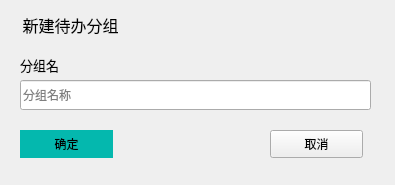
<?xml version="1.0" encoding="UTF-8"?>
<ui version="4.0">
 <class>KNewGroupDialogClass</class>
 <widget class="QMainWindow" name="KNewGroupDialogClass">
  <property name="geometry">
   <rect>
    <x>0</x>
    <y>0</y>
    <width>395</width>
    <height>185</height>
   </rect>
  </property>
  <property name="minimumSize">
   <size>
    <width>395</width>
    <height>185</height>
   </size>
  </property>
  <property name="maximumSize">
   <size>
    <width>395</width>
    <height>185</height>
   </size>
  </property>
  <property name="windowTitle">
   <string>KNewGroupDialog</string>
  </property>
  <widget class="QWidget" name="centralWidget">
   <widget class="QLabel" name="label">
    <property name="geometry">
     <rect>
      <x>0</x>
      <y>0</y>
      <width>141</width>
      <height>51</height>
     </rect>
    </property>
    <property name="font">
     <font>
      <family>Microsoft YaHei</family>
      <pointsize>12</pointsize>
     </font>
    </property>
    <property name="styleSheet">
     <string notr="true">font-family: &quot;Microsoft YaHei&quot;;</string>
    </property>
    <property name="text">
     <string>&lt;html&gt;&lt;head/&gt;&lt;body&gt;&lt;p&gt;新建待办分组&lt;/p&gt;&lt;/body&gt;&lt;/html&gt;</string>
    </property>
    <property name="alignment">
     <set>Qt::AlignCenter</set>
    </property>
   </widget>
   <widget class="QLabel" name="label_2">
    <property name="geometry">
     <rect>
      <x>20</x>
      <y>50</y>
      <width>120</width>
      <height>30</height>
     </rect>
    </property>
    <property name="font">
     <font>
      <family>Microsoft YaHei</family>
      <pointsize>10</pointsize>
     </font>
    </property>
    <property name="styleSheet">
     <string notr="true">font-family: &quot;Microsoft YaHei&quot;;</string>
    </property>
    <property name="text">
     <string>&lt;html&gt;&lt;head/&gt;&lt;body&gt;&lt;p&gt;分组名&lt;/p&gt;&lt;/body&gt;&lt;/html&gt;</string>
    </property>
    <property name="alignment">
     <set>Qt::AlignLeading|Qt::AlignLeft|Qt::AlignVCenter</set>
    </property>
   </widget>
   <widget class="QLineEdit" name="m_group_name_edit">
    <property name="geometry">
     <rect>
      <x>20</x>
      <y>80</y>
      <width>351</width>
      <height>30</height>
     </rect>
    </property>
    <property name="styleSheet">
     <string notr="true">font-family: &quot;Microsoft YaHei&quot;;</string>
    </property>
    <property name="placeholderText">
     <string>分组名称</string>
    </property>
   </widget>
   <widget class="QPushButton" name="m_check_btn">
    <property name="geometry">
     <rect>
      <x>20</x>
      <y>130</y>
      <width>93</width>
      <height>28</height>
     </rect>
    </property>
    <property name="styleSheet">
     <string notr="true">font-family: &quot;Microsoft YaHei&quot;;
background-color: rgb(4,184,174);
border: none;</string>
    </property>
    <property name="text">
     <string>确定</string>
    </property>
   </widget>
   <widget class="QPushButton" name="m_cancel_btn">
    <property name="geometry">
     <rect>
      <x>270</x>
      <y>130</y>
      <width>93</width>
      <height>28</height>
     </rect>
    </property>
    <property name="styleSheet">
     <string notr="true">font-family: &quot;Microsoft YaHei&quot;;</string>
    </property>
    <property name="text">
     <string>取消</string>
    </property>
   </widget>
  </widget>
 </widget>
 <layoutdefault spacing="6" margin="11"/>
 <resources/>
 <connections/>
</ui>
